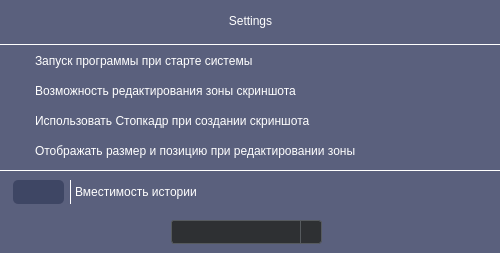
<?xml version="1.0" encoding="UTF-8"?>
<ui version="4.0">
 <class>SettingsForm</class>
 <widget class="QWidget" name="SettingsForm">
  <property name="windowModality">
   <enum>Qt::NonModal</enum>
  </property>
  <property name="geometry">
   <rect>
    <x>0</x>
    <y>0</y>
    <width>500</width>
    <height>253</height>
   </rect>
  </property>
  <property name="windowTitle">
   <string/>
  </property>
  <property name="styleSheet">
   <string notr="true">background-color: rgb(90, 96, 125);</string>
  </property>
  <widget class="QLabel" name="settings_label">
   <property name="geometry">
    <rect>
     <x>0</x>
     <y>0</y>
     <width>501</width>
     <height>41</height>
    </rect>
   </property>
   <property name="sizePolicy">
    <sizepolicy hsizetype="Expanding" vsizetype="Preferred">
     <horstretch>0</horstretch>
     <verstretch>0</verstretch>
    </sizepolicy>
   </property>
   <property name="minimumSize">
    <size>
     <width>0</width>
     <height>0</height>
    </size>
   </property>
   <property name="styleSheet">
    <string notr="true">color: rgb(255, 255, 255);
font: 900 17pt &quot;Segoe UI&quot;;
background-color: rgba(255, 255, 255, 0);</string>
   </property>
   <property name="text">
    <string>Settings</string>
   </property>
   <property name="alignment">
    <set>Qt::AlignCenter</set>
   </property>
  </widget>
  <widget class="QCheckBox" name="checkBox_autoRun">
   <property name="geometry">
    <rect>
     <x>10</x>
     <y>50</y>
     <width>481</width>
     <height>22</height>
    </rect>
   </property>
   <property name="styleSheet">
    <string notr="true">QCheckBox {
    spacing: 5px;
    color: rgb(255, 255, 255);
    background-color: rgba(255, 255, 255, 0);
    font: 9pt &quot;Segoe UI&quot;;
}

QCheckBox::indicator {
    width: 20px;
    height: 20px;
}

QCheckBox::indicator:unchecked {    
    image: url(:/CheckBox/Resourse/CheckBox/CheckBox_Unchecked.png);
}

QCheckBox::indicator:unchecked:hover {
    image: url(:/CheckBox/Resourse/CheckBox/CheckBox_Unchecked_Hover.png);
}

QCheckBox::indicator:unchecked:pressed {
    image: url(:/CheckBox/Resourse/CheckBox/CheckBox_Checked_Pressed.png);
}

QCheckBox::indicator:checked {
    image: url(:/CheckBox/Resourse/CheckBox/CheckBox_Checked.png);
}

QCheckBox::indicator:checked:hover {
    image: url(:/CheckBox/Resourse/CheckBox/CheckBox_Checked_Hover.png);
}

QCheckBox::indicator:checked:pressed {
    image: url(:/CheckBox/Resourse/CheckBox/CheckBox_Unchecked_Pressed.png);
}

QCheckBox::indicator:indeterminate:hover {
    image: url(:/CheckBox/Resourse/CheckBox/CheckBox_Indeterminate.png);
}</string>
   </property>
   <property name="text">
    <string>Запуск программы при старте системы</string>
   </property>
  </widget>
  <widget class="Line" name="line1">
   <property name="geometry">
    <rect>
     <x>0</x>
     <y>29</y>
     <width>500</width>
     <height>31</height>
    </rect>
   </property>
   <property name="minimumSize">
    <size>
     <width>0</width>
     <height>3</height>
    </size>
   </property>
   <property name="styleSheet">
    <string notr="true">color: rgb(255, 255, 255);
border-color: rgb(255, 255, 255);
background-color: rgba(255, 255, 255, 0);</string>
   </property>
   <property name="frameShadow">
    <enum>QFrame::Plain</enum>
   </property>
   <property name="orientation">
    <enum>Qt::Horizontal</enum>
   </property>
  </widget>
  <widget class="QCheckBox" name="checkBox_rectSize">
   <property name="geometry">
    <rect>
     <x>10</x>
     <y>140</y>
     <width>481</width>
     <height>22</height>
    </rect>
   </property>
   <property name="layoutDirection">
    <enum>Qt::LeftToRight</enum>
   </property>
   <property name="styleSheet">
    <string notr="true">QCheckBox {
    spacing: 5px;
    color: rgb(255, 255, 255);
    background-color: rgba(255, 255, 255, 0);
    font: 9pt &quot;Segoe UI&quot;;
}

QCheckBox::indicator {
    width: 20px;
    height: 20px;
}

QCheckBox::indicator:unchecked {    
    image: url(:/CheckBox/Resourse/CheckBox/CheckBox_Unchecked.png);
}

QCheckBox::indicator:unchecked:hover {
    image: url(:/CheckBox/Resourse/CheckBox/CheckBox_Unchecked_Hover.png);
}

QCheckBox::indicator:unchecked:pressed {
    image: url(:/CheckBox/Resourse/CheckBox/CheckBox_Checked_Pressed.png);
}

QCheckBox::indicator:checked {
    image: url(:/CheckBox/Resourse/CheckBox/CheckBox_Checked.png);
}

QCheckBox::indicator:checked:hover {
    image: url(:/CheckBox/Resourse/CheckBox/CheckBox_Checked_Hover.png);
}

QCheckBox::indicator:checked:pressed {
    image: url(:/CheckBox/Resourse/CheckBox/CheckBox_Unchecked_Pressed.png);
}

QCheckBox::indicator:indeterminate:hover {
    image: url(:/CheckBox/Resourse/CheckBox/CheckBox_Indeterminate.png);
}</string>
   </property>
   <property name="text">
    <string>Отображать размер и позицию при редактировании зоны</string>
   </property>
   <property name="iconSize">
    <size>
     <width>16</width>
     <height>16</height>
    </size>
   </property>
  </widget>
  <widget class="Line" name="line2">
   <property name="geometry">
    <rect>
     <x>0</x>
     <y>155</y>
     <width>500</width>
     <height>31</height>
    </rect>
   </property>
   <property name="minimumSize">
    <size>
     <width>0</width>
     <height>3</height>
    </size>
   </property>
   <property name="styleSheet">
    <string notr="true">color: rgb(255, 255, 255);
border-color: rgb(255, 255, 255);
background-color: rgba(255, 255, 255, 0);</string>
   </property>
   <property name="frameShadow">
    <enum>QFrame::Plain</enum>
   </property>
   <property name="orientation">
    <enum>Qt::Horizontal</enum>
   </property>
  </widget>
  <widget class="QCheckBox" name="checkBox_stopFrame">
   <property name="geometry">
    <rect>
     <x>10</x>
     <y>110</y>
     <width>481</width>
     <height>22</height>
    </rect>
   </property>
   <property name="layoutDirection">
    <enum>Qt::LeftToRight</enum>
   </property>
   <property name="styleSheet">
    <string notr="true">QCheckBox {
    spacing: 5px;
    color: rgb(255, 255, 255);
    background-color: rgba(255, 255, 255, 0);
    font: 9pt &quot;Segoe UI&quot;;
}

QCheckBox::indicator {
    width: 20px;
    height: 20px;
}

QCheckBox::indicator:unchecked {    
    image: url(:/CheckBox/Resourse/CheckBox/CheckBox_Unchecked.png);
}

QCheckBox::indicator:unchecked:hover {
    image: url(:/CheckBox/Resourse/CheckBox/CheckBox_Unchecked_Hover.png);
}

QCheckBox::indicator:unchecked:pressed {
    image: url(:/CheckBox/Resourse/CheckBox/CheckBox_Checked_Pressed.png);
}

QCheckBox::indicator:checked {
    image: url(:/CheckBox/Resourse/CheckBox/CheckBox_Checked.png);
}

QCheckBox::indicator:checked:hover {
    image: url(:/CheckBox/Resourse/CheckBox/CheckBox_Checked_Hover.png);
}

QCheckBox::indicator:checked:pressed {
    image: url(:/CheckBox/Resourse/CheckBox/CheckBox_Unchecked_Pressed.png);
}

QCheckBox::indicator:indeterminate:hover {
    image: url(:/CheckBox/Resourse/CheckBox/CheckBox_Indeterminate.png);
}</string>
   </property>
   <property name="text">
    <string>Использовать Стопкадр при создании скриншота</string>
   </property>
   <property name="iconSize">
    <size>
     <width>16</width>
     <height>16</height>
    </size>
   </property>
  </widget>
  <widget class="QLineEdit" name="history_size_lineEdit">
   <property name="geometry">
    <rect>
     <x>13</x>
     <y>180</y>
     <width>51</width>
     <height>24</height>
    </rect>
   </property>
   <property name="styleSheet">
    <string notr="true">color: rgb(255, 255, 127);
background-color: rgba(55, 62, 93, 200);

border-radius: 5px;
border-width: 0px;
border-style: solid;</string>
   </property>
   <property name="alignment">
    <set>Qt::AlignCenter</set>
   </property>
  </widget>
  <widget class="QLabel" name="history_size_label">
   <property name="geometry">
    <rect>
     <x>75</x>
     <y>182</y>
     <width>421</width>
     <height>20</height>
    </rect>
   </property>
   <property name="styleSheet">
    <string notr="true">color: rgb(255, 255, 255);
background-color: rgba(255, 255, 255, 0);
font: 9pt &quot;Segoe UI&quot;;</string>
   </property>
   <property name="text">
    <string>Вместимость истории</string>
   </property>
  </widget>
  <widget class="Line" name="line">
   <property name="geometry">
    <rect>
     <x>60</x>
     <y>180</y>
     <width>20</width>
     <height>24</height>
    </rect>
   </property>
   <property name="styleSheet">
    <string notr="true">color: rgb(255, 255, 255);
border-color: rgb(255, 255, 255);
background-color: rgba(255, 255, 255, 0);</string>
   </property>
   <property name="frameShadow">
    <enum>QFrame::Plain</enum>
   </property>
   <property name="orientation">
    <enum>Qt::Vertical</enum>
   </property>
  </widget>
  <widget class="QCheckBox" name="checkBox_screenshotModificationArea">
   <property name="geometry">
    <rect>
     <x>10</x>
     <y>80</y>
     <width>481</width>
     <height>22</height>
    </rect>
   </property>
   <property name="layoutDirection">
    <enum>Qt::LeftToRight</enum>
   </property>
   <property name="styleSheet">
    <string notr="true">QCheckBox {
    spacing: 5px;
    color: rgb(255, 255, 255);
    background-color: rgba(255, 255, 255, 0);
    font: 9pt &quot;Segoe UI&quot;;
}

QCheckBox::indicator {
    width: 20px;
    height: 20px;
}

QCheckBox::indicator:unchecked {    
    image: url(:/CheckBox/Resourse/CheckBox/CheckBox_Unchecked.png);
}

QCheckBox::indicator:unchecked:hover {
    image: url(:/CheckBox/Resourse/CheckBox/CheckBox_Unchecked_Hover.png);
}

QCheckBox::indicator:unchecked:pressed {
    image: url(:/CheckBox/Resourse/CheckBox/CheckBox_Checked_Pressed.png);
}

QCheckBox::indicator:checked {
    image: url(:/CheckBox/Resourse/CheckBox/CheckBox_Checked.png);
}

QCheckBox::indicator:checked:hover {
    image: url(:/CheckBox/Resourse/CheckBox/CheckBox_Checked_Hover.png);
}

QCheckBox::indicator:checked:pressed {
    image: url(:/CheckBox/Resourse/CheckBox/CheckBox_Unchecked_Pressed.png);
}

QCheckBox::indicator:indeterminate:hover {
    image: url(:/CheckBox/Resourse/CheckBox/CheckBox_Indeterminate.png);
}</string>
   </property>
   <property name="text">
    <string>Возможность редактирования зоны скриншота</string>
   </property>
   <property name="iconSize">
    <size>
     <width>16</width>
     <height>16</height>
    </size>
   </property>
  </widget>
  <widget class="QComboBox" name="combobox_language">
   <property name="geometry">
    <rect>
     <x>171</x>
     <y>220</y>
     <width>151</width>
     <height>24</height>
    </rect>
   </property>
   <property name="styleSheet">
    <string notr="true">QComboBox {
	border: 1px solid #565a5e;
	border-radius: 3px;
	padding: 1px 18px 1px 3px;
    background-color: #2e3033;
    color: rgb(255, 255, 255);
}

QComboBox::drop-down {
    subcontrol-origin: padding;
    subcontrol-position: top right;
    width: 20px;

    border-left-width: 1px;
    border-left-color: #565a5e;
    border-left-style: solid;
}

QComboBox::down-arrow {
	border-image: url(:/ComboBox/Resourse/ComboBox/Arrow-Down.png);
}

QComboBox::down-arrow:on {
	border-image: url(:/ComboBox/Resourse/ComboBox/Arrow-Up.png);
}

QComboBox QAbstractItemView {
    border: 1px solid #565a5e;
    border-radius: 3px;
    background-color: #2e3033;
    color: rgb(255, 255, 255);
    selection-background-color: #3e4145;
}

QComboBox::item {
    padding: 5px;
}

QComboBox::item:selected {
    background-color: #3e4145;
}</string>
   </property>
  </widget>
  <zorder>line2</zorder>
  <zorder>settings_label</zorder>
  <zorder>line1</zorder>
  <zorder>checkBox_autoRun</zorder>
  <zorder>checkBox_rectSize</zorder>
  <zorder>checkBox_stopFrame</zorder>
  <zorder>history_size_lineEdit</zorder>
  <zorder>history_size_label</zorder>
  <zorder>line</zorder>
  <zorder>checkBox_screenshotModificationArea</zorder>
  <zorder>combobox_language</zorder>
 </widget>
 <resources/>
 <connections/>
</ui>
